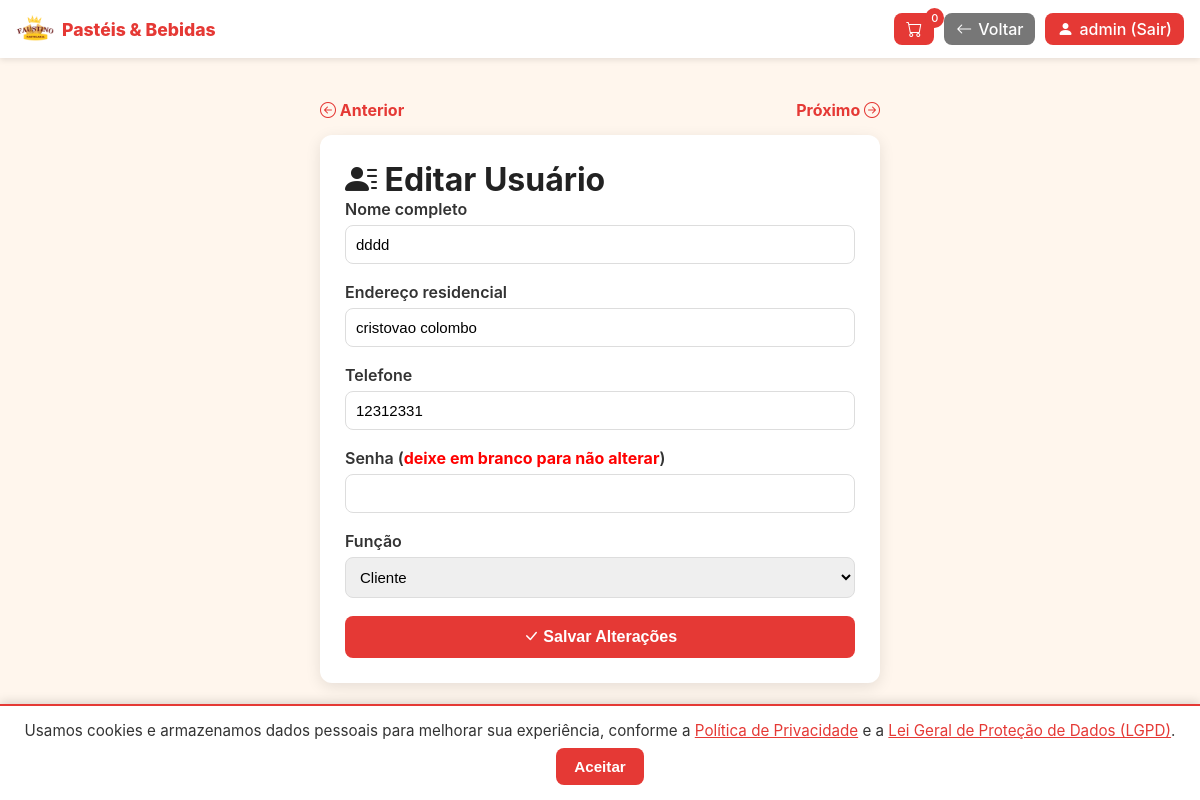
The app's page /alterarUsuario.php?id=2 (signed in) with its own data.
### tables this page shows
CREATE TABLE `clients` (
  `id` int(11) NOT NULL,
  `phone` varchar(30) NOT NULL,
  `user_id` int(150) DEFAULT NULL,
  `address_c` varchar(255) DEFAULT NULL,
  `number_address` int(11) NOT NULL,
  `email` varchar(150) NOT NULL,
  `created_at` timestamp NULL DEFAULT current_timestamp()
);

CREATE TABLE `users` (
  `id` int(11) NOT NULL,
  `username` varchar(100) NOT NULL,
  `password` varchar(255) NOT NULL,
  `fullname` varchar(150) NOT NULL,
  `role` varchar(50) NOT NULL
);

### public/alterarUsuario.php (the view, shortened to what this page needs)
<?php
$pdo = Database::connect();
$userId = isset($_GET['id']) ? (int)$_GET['id'] : 0;
$stmt = $pdo->prepare("
    SELECT
        u.id, u.fullname, u.role,
        c.phone, c.address_c
    FROM users u
    LEFT JOIN clients c ON c.user_id = u.id
    WHERE u.id = ?
");
$stmt->execute([$userId]);
$user = $stmt->fetch(PDO::FETCH_ASSOC);
$isAdmin = isset($_SESSION['user']['role']) && $_SESSION['user']['role'] === 'admin';
?>
<!DOCTYPE html>
<html lang="pt-BR">
<head>
<link rel="stylesheet" href="css/style.css">
<link rel="stylesheet" href="https://cdn.jsdelivr.net/npm/bootstrap-icons@1.11.3/font/bootstrap-icons.css">
</head>
<body>
<?php include 'header.php'; ?>
<main>
  <?php if ($isAdmin): ?>
  <div class="nav-buttons">
    <a href="alterarUsuario.php?id=<?= max($userId - 1, 1) ?>"><i class="bi bi-arrow-left-circle"></i> Anterior</a>
    <a href="alterarUsuario.php?id=<?= $userId + 1 ?>">Próximo <i class="bi bi-arrow-right-circle"></i></a>
  </div>
  <?php endif; ?>
  <div class="form-container">
    <h1 class="form-title"><i class="bi bi-person-lines-fill"></i> Editar Usuário</h1>
    <form id="editUserForm">
      <div class="form-group">
        <label for="name">Nome completo</label>
        <input type="text" id="name" name="name" value="<?= htmlspecialchars($user['fullname']) ?>" required>
      </div>
      <div class="form-group">
        <label for="address">Endereço residencial</label>
        <input type="text" id="address" name="address" value="<?= htmlspecialchars($user['address_c'] ?? '') ?>">
      </div>
      <div class="form-group">
        <label for="phone">Telefone</label>
        <input type="text" id="phone" name="phone" value="<?= htmlspecialchars($user['phone'] ?? '') ?>">
      </div>
      <div class="form-group">
        <label for="password">Senha (<b style="color:red">deixe em branco para não alterar</b>)</label>
        <input type="password" id="password" name="password">
      </div>
      <?php if ($isAdmin): ?>
      <div class="form-group">
        <label for="role">Função</label>
        <select id="role" name="role" required>
          <option value="client" <?= $user['role'] === 'client' ? 'selected' : '' ?>>Cliente</option>
        </select>
      </div>
      <?php else: ?>
      <input type="hidden" name="role" value="<?= htmlspecialchars($user['role']) ?>">
      <?php endif; ?>
      <button type="submit" class="btn-submit"><i class="bi bi-check-lg"></i> Salvar Alterações</button>
    </form>
  </div>
</main>
<?php include 'footer.php'; ?>
</body>
</html>

### public/css/style.css (style rules this page uses)
:root { --bg: #fff7f0; --accent: #e53935; --muted: #666; --card: #ffffff; --shadow: 0 6px 18px rgba(0,0,0,0.08); --radius: 14px; }
* { box-sizing: border-box; margin: 0; padding: 0; }
html, body { height: 100%; }
body { font-family: -apple-system, BlinkMacSystemFont, "Segoe UI", Roboto, Arial, sans-serif; background: #fff6ed; color: #222; -webkit-font-smoothing: antialiased; -moz-osx-font-smoothing: grayscale; }
a { text-decoration: none; color: inherit; }
main { padding-top: 40px; padding-bottom: 70px; }
@media (min-width: 800px) { main { padding-top: 60px; } }

### public/alterarUsuario.php (style rules this page uses)
main { max-width: 600px; margin: 0 auto; padding: 100px 20px 120px; }
.form-container { background: #fff; border-radius: 12px; box-shadow: 0 4px 15px rgba(0,0,0,0.1); padding: 25px; }
.nav-buttons { display: flex; justify-content: space-between; align-items: center; margin-bottom: 15px; }
.nav-buttons a { color: var(--accent); font-weight: bold; text-decoration: none; }
.form-group { margin-bottom: 18px; }
label { font-weight: 600; color: #333; display: block; margin-bottom: 6px; }
input, select { width: 100%; padding: 10px; border-radius: 8px; border: 1px solid #ddd; font-size: 15px; }
.btn-submit { background: #e53935; color: #fff; font-weight: 600; border: none; border-radius: 8px; padding: 12px; cursor: pointer; font-size: 1rem; width: 100%; }

### records on screen
clients: name "dddd", address "cristovao colombo", phone "12312331"
users: role "Cliente"

### other values on screen
$_SESSION['user']['username'] "admin"
